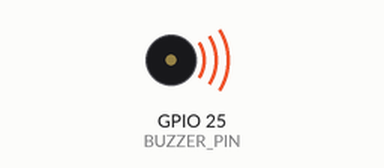
Recording of a sketch running on a simulated ESP32. On the bench: buzzer (waves = sounding, pin HIGH).

Above: at 0.2 s.
Timing chart, 0 to 3.0 s (numbered marks = the images above):
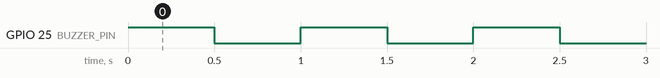

The sketch:

sketch_aug09c.ino
```cpp
#define BUZZER_PIN 25

void setup() {
  pinMode(BUZZER_PIN, OUTPUT);
}

void loop() {
  digitalWrite(BUZZER_PIN, HIGH);
  delay(500);

  digitalWrite(BUZZER_PIN, LOW);
  delay(500);
}
```

Measured:
- by itself, GPIO 25 (BUZZER_PIN): alternates HIGH for 0.50 s and LOW for 0.50 s
